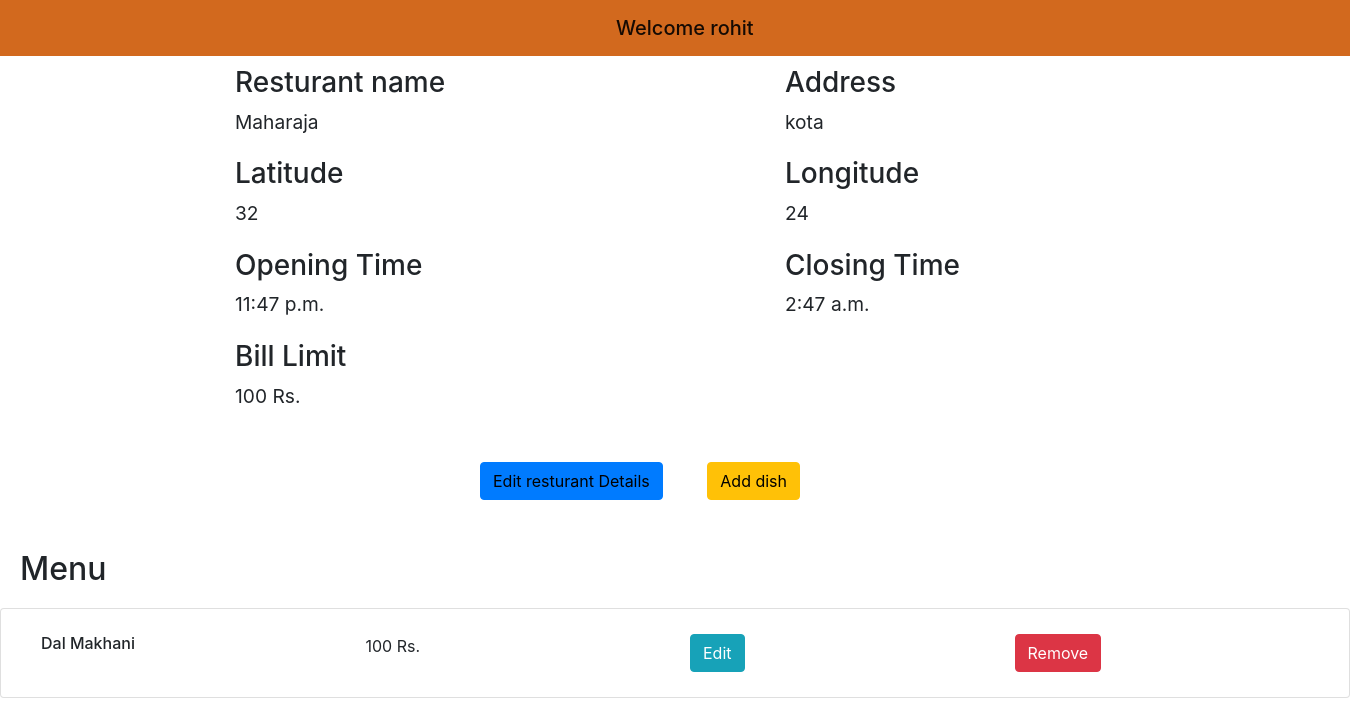
The app's page /restaurant/dashboard/1, older data.
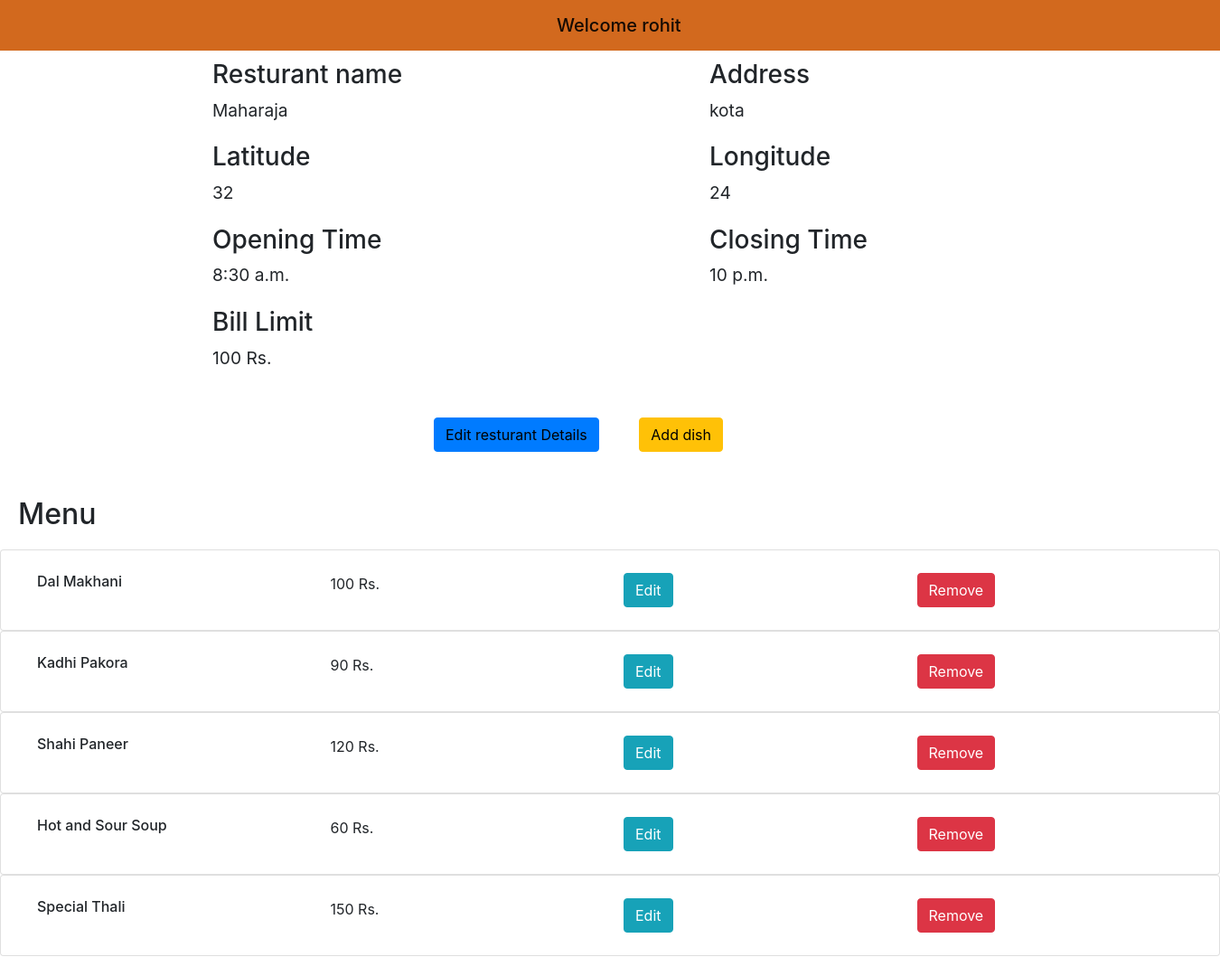
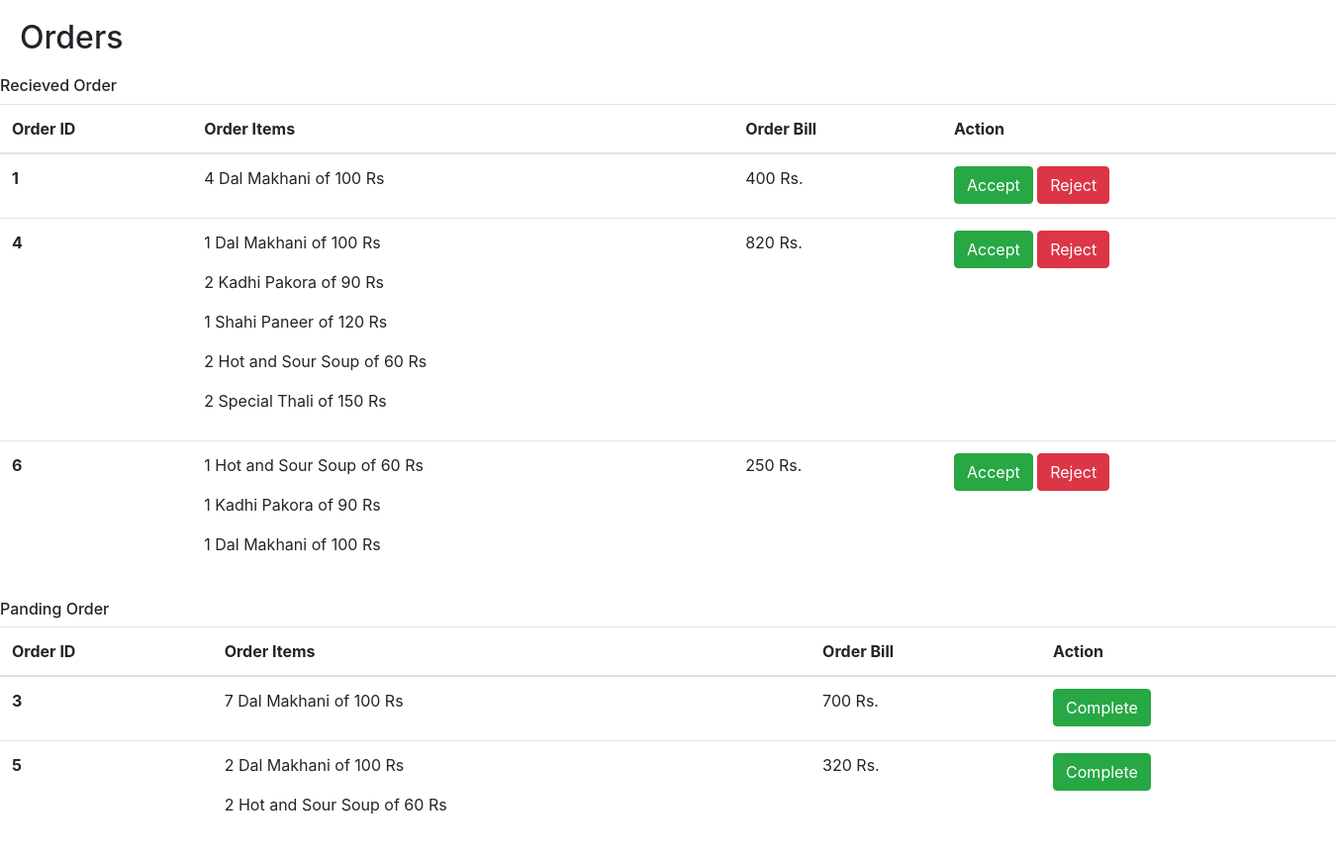
The same page, newer data (2 pictures, top to bottom).
### accounts/models.py (models this page shows, shortened)
class Owner(models.Model):
	name = models.CharField(max_length = 20)
	password = models.CharField(max_length = 100)
	restaurant_name = models.CharField(max_length = 100)
	is_login = models.BooleanField(default = False)

### restaurant/models.py (models this page shows, shortened)
class Resturant(models.Model):
  owner=ForeignKey(Owner,on_delete = models.CASCADE)
  name=models.CharField(max_length=20)
  address=models.CharField(max_length=200)
  latitude=models.IntegerField()
  longitude=models.IntegerField()
  opening_time=models.TimeField()
  closing_time=models.TimeField()
  bill_limit=models.IntegerField()

class Dish(models.Model):
  owner=ForeignKey(Owner,on_delete = models.CASCADE)
  name=models.CharField(max_length=20)
  price=models.IntegerField()

### restaurant/views.py (the view)
# urls.py: path('dashboard/<int:id>',views.dashboard,name="dashboard"),
def dashboard(request,id):
  request.session["owner_id"]=id
  owner=Owner.objects.get(id=id)
  resturant=None
  dishes=None
  order=False
  recieved_order=None
  panding_order=None
  if Resturant.objects.all().filter(owner=owner):
    resturant=Resturant.objects.get(owner=owner)
  if Dish.objects.all().filter(owner=owner):
    dishes=Dish.objects.all().filter(owner=owner)
  if resturant:
    orders_list=Order.objects.filter(restaurant_id=resturant.id,complete=True)
    recieved_order=[]
    panding_order=[]
    for order in orders_list:
      dishess=Orderdish.objects.filter(order=order)
      if dishess:
        d=[]
        total_bill=0
        for dish in dishess:
          quantity=dish.quantity
          name=dish.dish.name
          price=dish.dish.price
          obj=Info1(name,price,quantity)
          d.append(obj)
          total_bill=total_bill+quantity*price
        obj=Info2(d,order.id,total_bill)
        if order.status=="placed":
          recieved_order.append(obj)
        elif order.status=="panding":
          panding_order.append(obj)
  if recieved_order or panding_order:
    order=True
  return render(request,'dashboard.html',{
    'name':owner.name,
    'id':id,
    'resturant':resturant,
    'dishes':dishes,
    'recieved_order':recieved_order,
    'panding_order':panding_order,
    'order':order
    })

### restaurant/templates/dashboard.html (shortened to what this page needs)
{% load static %}
<!DOCTYPE html>
<html lang="en">
<head>
  <link rel="stylesheet" href="https://stackpath.bootstrapcdn.com/bootstrap/4.3.1/css/bootstrap.min.css">
  <link href="{% static 'css/resturant/dashboard.css' %}" rel="stylesheet"/>
</head>
<body>
  <div>
    <nav class="navbar navbar-light " style="background-color:chocolate">
      <span class="navbar-brand mb-0 h1" id="welcome">Welcome {{name}}</span>
    </nav>
    {% if resturant %}
      <div class="container">
        <div class="row">
          <div class="col">
            <h3>Resturant name</h3>
            <p>{{resturant.name}}</p>
          </div>
          <div class="col">
            <h3>Address</h3>
            <p>{{resturant.address}}</p>
          </div>
        </div>
        <div class="row">
          <div class="col">
            <h3>Latitude</h3>
            <p>{{resturant.latitude}}</p>
          </div>
          <div class="col">
            <h3>Longitude</h3>
            <p>{{resturant.longitude}}</p>
          </div>
        </div>
        <div class="row">
          <div class="col">
            <h3>Opening Time</h3>
            <p>{{resturant.opening_time}}</p>
          </div>
          <div class="col">
            <h3>Closing Time</h3>
            <p>{{resturant.closing_time}}</p>
          </div>
        </div>
        <div class="row">
          <div class="col">
            <h3>Bill Limit</h3>
            <p>{{resturant.bill_limit}} Rs.</p>
          </div>
        </div>
      </div>
    {% else %}
      <button type="button" class="btn btn-primary" style="margin-left: 600px; "><a href="add_resturant/{{id}}" style="color:white">Add resturant</a></button>
    {% endif%}
  </div>
  {% if resturant %}
  <div class="row"  id="buttons">
    <span>
      <button type="button" class="btn btn-primary" id="btn1"><a href="resturant_details/{{id}}" style="color:black">Edit resturant Details</a></button>
      <button type="button" class="btn btn-warning" id="btn2"><a href="add_dish/{{id}}" style="color:black">Add dish</a></button>
    </span>
  </div>
  {% endif %}
  {% if dishes %}
  <div>
    <h2 style="margin: 20px;">Menu</h2>
      <div>
        {% for dish in dishes %}
        <div class="card">
          <div class="card-body">
            <div class="row">
                <div class="col">
                  <h6>{{dish.name}}</h6>
                </div>
                <div class="col">
                  {{dish.price}} Rs.
                </div>
                <div class="col">
                  <button type="button" class="btn btn-info"><a href="edit_dish/{{dish.id}}" style="color:white">Edit</a></button>
                </div>
                <div class="col">
                  <button type="button" class="btn btn-danger"><a href="remove_dish/{{dish.id}}" style="color:white">Remove</a></button>
                </div>
            </div>
          </div>
        </div>
        {% endfor %}
      </div>
  </div>
  {% endif %}
  {% if order %}
  <h2 style="margin: 20px;">Orders</h2>
    {% if recieved_order %}
      <h6>Recieved Order</h6>
      <table class="table">
        <thead>
          <tr>
            <th scope="col">Order ID</th>
            <th scope="col">Order Items</th>
            <th scope="col">Order Bill</th>
            <th scope="col">Action</th>
          </tr>
        </thead>
        <tbody>
          {% for order in recieved_order %}
          <tr>
            <th scope="row">{{order.id}}</th>
            <td>
              {% for dish in order.dishes %}
                <p>{{dish.quantity}} {{dish.name}} of {{dish.price}} Rs</p>
              {% endfor %}
            </td>
            <td>{{order.bill}} Rs.</td>
            <td>
              <button type="button" class="btn btn-success" ><a href="accept_order/{{order.id}}" style="color:white">Accept</a></button>
              <button type="button" class="btn btn-danger"><a href="reject_order/{{order.id}}" style="color:white">Reject</a></button>
            </td>
          </tr>
          {% endfor %}
        </tbody>
      </table>
    {% endif %}
    {% if panding_order %}
      <h6>Panding Order</h6>
      <table class="table">
        <thead>
          <tr>
            <th scope="col">Order ID</th>
            <th scope="col">Order Items</th>
            <th scope="col">Order Bill</th>
            <th scope="col">Action</th>
          </tr>
        </thead>
        <tbody>
          {% for order in panding_order %}
          <tr>
            <th scope="row">{{order.id}}</th>
            <td>
              {% for dish in order.dishes %}
                <p>{{dish.quantity}} {{dish.name}} of {{dish.price}} Rs</p>
              {% endfor %}
            </td>
            <td>{{order.bill}} Rs.</td>
            <td>
              <button type="button" class="btn btn-success" ><a href="complete_order/{{order.id}}" style="color:white">Complete</a></button>
            </td>
          </tr>
          {% endfor %}
        </tbody>
      </table>
    {% endif %}
  {% endif %}
</body>
</html>

### static/css/resturant/dashboard.css (style rules this page uses)
.navbar { margin-bottom: 10px; }
.container { margin:5px; margin-left: 200px; font-size: larger; }
.row { margin:5px; }
#welcome { margin-left: 600px; }
#buttons { margin-left: 470px; }
#btn1 { margin:10px; }
#btn2 { margin:30px; }
a { text-decoration:wavy; }

Row changes from the older to the newer data that the page shows:
changed Resturant "Maharaja": opening_time "11:47 p.m." → "8:30 a.m."; closing_time "2:47 a.m." → "10 p.m."
added Dish: name "Kadhi Pakora", price "90", name "Kadhi Pakora" "Kadhi Pakora"
added Dish: name "Shahi Paneer", price "120", name "Shahi Paneer"
added Dish: name "Hot and Sour Soup", price "60", name "Hot and Sour Soup" "Hot and Sour Soup", name "Hot and Sour Soup"
added Dish: name "Special Thali", price "150", name "Special Thali"
Text that changed along with them:
text now shown: "Orders Recieved Order Order ID Order Items Order Bill Action Panding Order Order ID Order Items Order Bill Action"
new list line: "1 4 of 100 Rs 400 Rs. Accept Reject"
new list line: "Dal Makhani"
new list line: "4 1 of 100 Rs 2 of 90 Rs 1 of 120 Rs 2 of 60 Rs 2 of 150 Rs 820 Rs. Accept Reject"
new list line: "6 1 of 60 Rs 1 of 90 Rs 1 of 100 Rs 250 Rs. Accept Reject"
new list line: "3 7 of 100 Rs 700 Rs. Complete"
new list line: "5 2 of 100 Rs 2 of 60 Rs 320 Rs. Complete"
